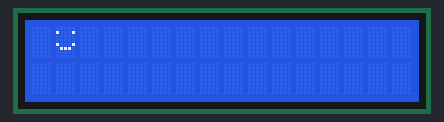
A sketch run on a simulated Arduino Uno, built with avr-gcc and run on an emulated ATmega328P. On the bench: 16×2 character LCD.

Above: at 0.11 s.
At 0.81 s:
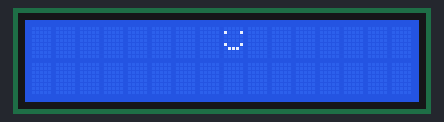
At 1.21 s:
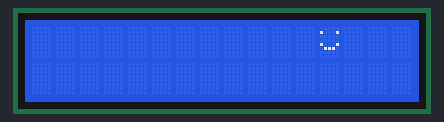
At 1.6 s:
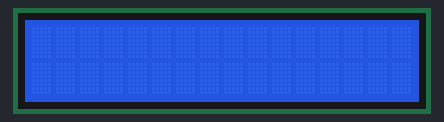
At 4.01 s:
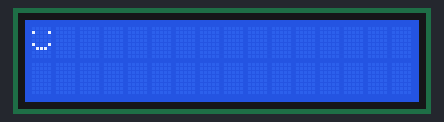
At 4.52 s:
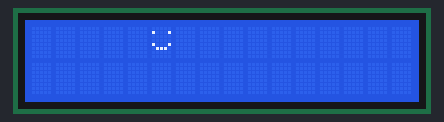

Measured:
- by itself, everything shown: repeats every 4.0 s, in 17 steps
- what the display in image 3 shows lasts 2.4 s, from 1.6 s to 4.0 s

The sketch:

LCD.ino
```cpp
#include <LiquidCrystal.h>

#define rs 6
#define enable 7

#define D4 8
#define D5 9
#define D6 10
#define D7 11

LiquidCrystal lcd(rs,enable,D4,D5,D6,D7);
byte smiley[8] = {
  B00000,
  B10001,
  B00000,
  B00000,
  B10001,
  B01110,
  B00000,
};


void setup() {
  // put your setup code here, to run once:
  pinMode(rs,OUTPUT);
  pinMode(enable,OUTPUT);

  pinMode(D4,OUTPUT);
  pinMode(D5,OUTPUT);
  pinMode(D6,OUTPUT);
  pinMode(D7,OUTPUT);

  lcd.createChar(0, smiley);
  lcd.begin(16,2);
}

void loop() {
  int i;

  lcd.setCursor(0,0);
  lcd.write(byte(0));

  while (42)
  {
    lcd.scrollDisplayRight();
    delay(100);
  }
}
```
